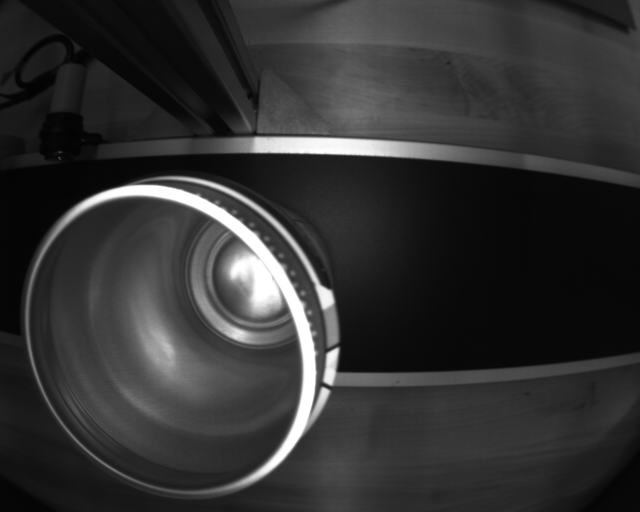
#> input picture captures/Good/Good/can_20261027_181736_627.png, 1280 x 1024 px (shown at 1/2 size); its folder holds only this picture in this run
$ python team_vision.py ../captures/Good/Good/can_20261027_181736_627.png   (older library calls are emulated)
#> lines starting #> are read from the running program, lines starting #| are printed output that depends on the picture; after the words box and inside, x2 and y2 are one past the last pixel; in counts of white or black regions, pixels touching at a corner belong together
#> further down, img is the input picture: shape (1024, 1280, 3); min 1, max 255, mean 50
"""
team_vision.py - the team's OpenCV can inspection (top view of an open, empty can).

Builds on edgeDetection.py / edgeFaultDetection.py (Hough circle for the rim,
circularity, diameter against a reference) and adds:

  * Only the CAN is inspected. The station crops the image to the inspection
    area you draw on the camera view, and inside it the can is chosen by how
    complete and strong its rim edge is - rails, bolts and the next can at the
    edge of the view are ignored.
  * Precise circles instead of one Hough circle: 720 rays from the centre find
    the OUTER flange edge, the flange INNER edge and the BOTTOM rim with
    sub-pixel accuracy, then circles / an ellipse are fitted robustly.
  * Rim checks: dents (local radius deviation), out-of-round (ellipse),
    missing / bent flange (edge gap), off-centre inner circles (crushed or
    tilted can), optional size check against a reference diameter.
  * Surface checks per ZONE - flange, side wall, bottom. The can is "unrolled"
    around its centre (polar image); a good can looks the same all the way
    round, so each spot is compared with the same radius at the angles around
    it. Gradual lighting changes are allowed; local spots stand out.

Choose it in the dashboard: Settings > Detection > Detection engine > Team.
Tune the numbers in SETTINGS below; the station reloads this file when it is saved.

THE CONTRACT (what the station needs)
-------------------------------------
    detect(image) -> result
    image   BGR numpy array (inside the inspection area, full camera resolution)
    result  [] for a good can, or a list of defects
              [{"label": "Rim dent", "box": (x, y, w, h), "confidence": 0.9}, ...]
            or a dict with extra drawing / numbers for the dashboard:
              {"defects": [...], "circles": [{"x", "y", "r", "label"}, ...],
               "measurements": {"Diameter": "512 px", ...}}
    Raise an exception = the can is rejected (fail-safe).

TEST ON A LAPTOP
    python team_vision.py folder_or_images...     writes *_result.png with circles and boxes
    python team_vision.py --demo                  runs on generated test cans and scores itself
"""
import math
import time

import cv2
import numpy as np

# =============================================================================
# SETTINGS - tune for your camera, lens and lighting
# =============================================================================
WORK_WIDTH = 640               # processing resolution (px); bigger = finer but slower. Thin scratches:
                               # draw the inspection area tight around the can (keeps more camera pixels)
CAN_SIZE = (0.2, 0.98)         # can diameter as a fraction of the area's shorter side (search range)
FLANGE_INNER = (0.86, 0.97)    # where the flange's inner edge is (fraction of the outer radius)
BOTTOM_EDGE = (0.55, 0.84)     # where the bottom rim is
ROUNDNESS_TOL = 1.5            # % of radius: a local bump/dip in the rim bigger than this = dent
OVAL_TOL = 2.5                 # %: (longest - shortest diameter) / diameter = out of round
CONCENTRIC_TOL = 4.0           # % of radius: inner circles this far off-centre = crushed / tilted can
EDGE_GAP = 0.35                # rim edge weaker than this fraction of normal = missing / bent flange
SURFACE_SENSITIVITY = 16       # %: how much darker/brighter a spot must be than the same ring around it
MIN_DEFECT_AREA = 0.00025      # fraction of the can's area; smaller spots are ignored
REFERENCE_DIAMETER_PX = None   # e.g. 1012 (full camera px): check the can size against it
DIAMETER_TOL = 3.0             # % size tolerance for REFERENCE_DIAMETER_PX
PIXELS_PER_MM = None           # e.g. 15.3: report sizes in mm too
NO_CAN = "reject"              # no can found in the inspection area: "reject" or "pass"

N_ANG = 720                    # rays around the can (0.5 degree steps; 360 is faster but misses small defects)


# =============================================================================
# helpers
# =============================================================================
def _polar(img, cx, cy, r0, r1, n_rad, n_ang=None):
    """Sample img along rays: rows = angles, cols = radius r0..r1. Also returns validity."""
    n_ang = n_ang or N_ANG
    ang = np.linspace(0, 2 * np.pi, n_ang, endpoint=False, dtype=np.float32)
    rad = np.linspace(r0, r1, n_rad, dtype=np.float32)
    mx = (cx + np.cos(ang)[:, None] * rad[None, :]).astype(np.float32)
    my = (cy + np.sin(ang)[:, None] * rad[None, :]).astype(np.float32)
    h, w = img.shape[:2]
    valid = (mx >= 0) & (mx <= w - 1) & (my >= 0) & (my <= h - 1)
    p = cv2.remap(img, mx, my, cv2.INTER_LINEAR, borderMode=cv2.BORDER_REPLICATE)
    return p, valid, ang, rad


def _fit_circle(x, y):
    """Algebraic (Kasa) least-squares circle: returns cx, cy, r."""
    A = np.column_stack([x, y, np.ones_like(x)])
    b = x ** 2 + y ** 2
    sol, *_ = np.linalg.lstsq(A, b, rcond=None)
    cx, cy = sol[0] / 2, sol[1] / 2
    return cx, cy, math.sqrt(max(sol[2] + cx ** 2 + cy ** 2, 1e-6))


def _robust_circle(x, y, iters=3):
    keep = np.ones(len(x), bool)
    cx = cy = r = 0.0
    for _ in range(iters):
        if keep.sum() < 10:
            break
        cx, cy, r = _fit_circle(x[keep], y[keep])
        res = np.hypot(x - cx, y - cy) - r
        mad = np.median(np.abs(res[keep] - np.median(res[keep]))) + 1e-6
        keep = np.abs(res) < max(3.0 * 1.4826 * mad, 0.75)
    return cx, cy, r, keep


def _runs(flags):
    """Contiguous True runs on a circular array -> list of (start, length)."""
    n = len(flags)
    if flags.all():
        return [(0, n)]
    if not flags.any():
        return []
    start = int(np.argmin(flags))             # begin at a False so runs don't wrap
    f = np.roll(flags, -start)
    out, i = [], 0
    while i < n:
        if f[i]:
            j = i
            while j < n and f[j]:
                j += 1
            out.append(((i + start) % n, j - i))
            i = j
        else:
            i += 1
    return out


def _edge_along_rays(grad_polar, rad, expected, spread):
    """Strongest radial edge per ray, weighted toward the expected radius; sub-pixel."""
    w = np.exp(-((rad - expected) / spread) ** 2)[None, :]
    score = grad_polar * w
    k = np.argmax(score, axis=1)
    k = np.clip(k, 1, len(rad) - 2)
    rows = np.arange(len(k))
    y0, y1, y2 = score[rows, k - 1], score[rows, k], score[rows, k + 1]
    den = y0 - 2 * y1 + y2
    with np.errstate(divide="ignore", invalid="ignore"):
        off = np.where(np.abs(den) > 1e-6, 0.5 * (y0 - y2) / den, 0)
    step = rad[1] - rad[0]
    return rad[k] + np.clip(off, -1, 1) * step, grad_polar[rows, k]


def _find_can(gb, mag):
    """Coarse can circle: Hough candidates scored by a complete, strong rim; prefer the outermost
    of concentric circles (the bottom rim is a circle too)."""
    f = min(1.0, 360 / gb.shape[1])                     # rough circle only: work small (fast)
    if f < 1:
        gb = cv2.resize(gb, None, fx=f, fy=f, interpolation=cv2.INTER_AREA)
        mag = cv2.resize(mag, None, fx=f, fy=f, interpolation=cv2.INTER_AREA)
    h, w = gb.shape
    m = min(h, w)
    cands = cv2.HoughCircles(gb, cv2.HOUGH_GRADIENT, dp=1.5, minDist=m * 0.05, param1=100, param2=28,
                             minRadius=int(m * CAN_SIZE[0] / 2), maxRadius=int(m * CAN_SIZE[1] / 2))
    if cands is None:
        return None
    ang = np.linspace(0, 2 * np.pi, 180, endpoint=False)
    scored = []
    for x, y, r in cands[0][:25]:
        px, py = x + r * np.cos(ang), y + r * np.sin(ang)
        inside = (px >= 0) & (px < w - 1) & (py >= 0) & (py < h - 1)
        if inside.mean() < 0.97:                       # cut off by the area edge: not the can
            continue
        g = mag[py[inside].astype(int), px[inside].astype(int)]
        complete = (g > 0.3 * np.median(g)).mean()
        scored.append((float(np.median(g) * complete), float(x), float(y), float(r)))
    if not scored:
        return None
    scored.sort(reverse=True)
    return [(x / f, y / f, r / f) for _, x, y, r in scored[:6]]


def _outer_edge(gb32, cx, cy, r0):

    # ---- 1. outer flange edge ------------------------------------------------------------
    # Hough gives one circle per centre, often the bottom rim. Unroll the gradient around that
    # centre and take the OUTERMOST ring whose edge goes all the way round (rails and bolts don't).
    h, w = gb32.shape
    reach = min(1.7 * r0, max(cx, w - cx, cy, h - cy))
    ipol0, v0, ang, rad0 = _polar(gb32, cx, cy, 0.4 * r0, reach, int(reach - 0.4 * r0))
    d0 = np.diff(cv2.GaussianBlur(ipol0, (3, 1), 0), axis=1)
    full = v0[:, 1:].mean(axis=0) > 0.97                       # radii fully inside the area
    prof = np.where(full, np.abs(np.median(np.where(v0[:, 1:], d0, np.nan), axis=0)), 0)
    prof = np.nan_to_num(prof)
    peaks = [k for k in range(2, len(prof) - 2) if prof[k] == prof[k - 2:k + 3].max() and prof[k] > 0]
    if peaks:
        top = max(prof[k] for k in peaks)
        ring_r = [rad0[k] for k in peaks if prof[k] > 0.25 * top]
        r0 = max(ring_r)                                       # outermost complete ring = can outline
    k0 = int(np.argmin(np.abs(rad0[:-1] - r0)))
    polarity = np.sign(np.median(d0[:, max(0, k0 - 2):k0 + 3]))  # bright flange -> background (usually -)
    if polarity == 0:
        polarity = -1.0

    ra0, ra1 = 0.88 * r0, 1.10 * r0
    ipol1, valid, ang, rad = _polar(gb32, cx, cy, ra0, ra1, int(ra1 - ra0) * 2)
    deriv = np.gradient(cv2.GaussianBlur(ipol1, (3, 1), 0), axis=1) * polarity
    r_out, strength = _edge_along_rays(np.clip(deriv, 0, None), rad, r0, 0.05 * r0)
    inside = valid.all(axis=1)
    norm = np.median(strength[inside]) + 1e-6
    good = inside & (strength > EDGE_GAP * norm)
    return r_out, strength, inside, good, ang


def _refine(gb32, cx, cy, r0):
    """From a rough circle to the measured outer rim (re-centring up to 4 times).
    quality ~1 = a complete, clean circular edge; low = probably not the can's rim."""
    for _ in range(4):
        r_out, strength, inside, good, ang = _outer_edge(gb32, cx, cy, r0)
        if good.sum() < N_ANG * 0.4:
            return None
        ex, ey = cx + r_out * np.cos(ang), cy + r_out * np.sin(ang)
        ncx, ncy, nr, _ = _robust_circle(ex[good], ey[good])
        if math.hypot(ncx - cx, ncy - cy) < 0.01 * nr:
            break
        cx, cy, r0 = ncx, ncy, nr
    else:
        r_out, strength, inside, good, ang = _outer_edge(gb32, cx, cy, r0)
    ex, ey = cx + r_out * np.cos(ang), cy + r_out * np.sin(ang)
    if good.sum() < N_ANG * 0.4:
        return None
    fx, fy, fr, keep = _robust_circle(ex[good], ey[good])
    # share of the rim lying on a smooth outline - an ellipse, so an oval can still counts as found
    pts = np.column_stack([ex[good][keep], ey[good][keep]]).astype(np.float32) if keep.sum() >= 5 else \
        np.column_stack([ex[good], ey[good]]).astype(np.float32)
    (ecx, ecy), (ea, eb), eang = cv2.fitEllipse(pts)
    tt = np.arctan2(ey[good] - ecy, ex[good] - ecx) - math.radians(eang)
    r_e = 1 / np.sqrt((np.cos(tt) / (ea / 2)) ** 2 + (np.sin(tt) / (eb / 2)) ** 2)
    res = np.abs(np.hypot(ex[good] - ecx, ey[good] - ecy) - r_e)
    clean = float(np.mean(res < 0.006 * fr))
    q = good.mean() * clean
    return {"cx": cx, "cy": cy, "r_out": r_out, "strength": strength, "inside": inside, "good": good,
            "ang": ang, "quality": q}


# =============================================================================
# detect
# =============================================================================
def detect(image):
    t0 = time.perf_counter()
    gray = cv2.cvtColor(image, cv2.COLOR_BGR2GRAY) if image.ndim == 3 else image
    H, W = gray.shape
    s = WORK_WIDTH / W if W > WORK_WIDTH else 1.0
    g = cv2.resize(gray, (round(W * s), round(H * s)), interpolation=cv2.INTER_AREA) if s != 1 else gray
    gb = cv2.GaussianBlur(g, (5, 5), 0)
    gx = cv2.Sobel(gb, cv2.CV_32F, 1, 0, ksize=3)
    gy = cv2.Sobel(gb, cv2.CV_32F, 0, 1, ksize=3)
    mag = cv2.magnitude(gx, gy)
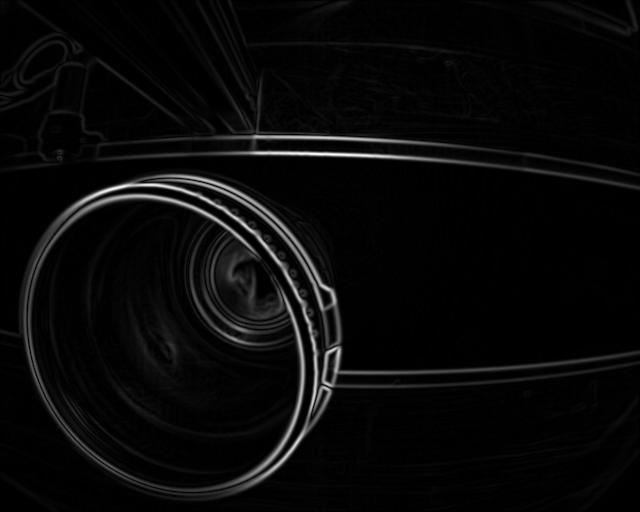
#> mag: shape (512, 640) float32; min 0, max 512.3, mean 18.8; drawn with min black and max white

    def box(px, py, pad=6):                            # work-image points -> full-res (x, y, w, h)
        x0, x1 = max(0, np.min(px) - pad), min(g.shape[1] - 1, np.max(px) + pad)
        y0, y1 = max(0, np.min(py) - pad), min(g.shape[0] - 1, np.max(py) + pad)
        return (int(x0 / s), int(y0 / s), int((x1 - x0) / s) + 1, int((y1 - y0) / s) + 1)

    cands = _find_can(gb, mag)
#> in _find_can, `cands = cv2.HoughCircles(gb, cv2.HOUGH_GRADIENT, dp=1.5, minDist=m * 0..`: cands = 105 rows, first 8: [110.2, 180.8, 96.55], [96.75, 189.8, 87.25], [108.8, 207.8, 70.9], [84.75, 176.2, 71.8], [78.75, 203.2, 106.8], [125.2, 177.8, 108.6], [63.75, 213.8, 106.8], [45.75, 225.8, 135.1]
#> the loop in _find_can, `for x, y, r in cands[0][:25]:` made 25 passes
#> (x, y, r, complete) on passes 1, 2, 3, 4, 6, 10, 11, 12: (110.2, 180.8, 96.55, 0.528), (96.75, 189.8, 87.25, 0.744), (108.8, 207.8, 70.9, 0.689), (84.75, 176.2, 71.8, 0.661), (125.2, 177.8, 108.6, 0.839), (119.2, 194.2, 70.75, 0.878), (75.75, 161.2, 57.55, 0.744), (98.25, 165.8, 67.45, 0.922)
#> after the loop in _find_can, `for x, y, r in cands[0][:25]:`: scored = 15 items, first 6: (23.24, 110.2, 180.8, 96.55), (60.5, 96.75, 189.8, 87.25), (38.31, 108.8, 207.8, 70.9), (39.37, 84.75, 176.2, 71.8), (6.98, 125.2, 177.8, 108.6), (10.72, 119.2, 194.2, 70.75)
#> cands = [(254.7, 276, 52.18), (172, 337.3, 155.1), (150.7, 313.3, 127.6), (193.3, 369.3, 126), (134.7, 286.7, 102.3), (196, 321.3, 171.6)]
    if not cands:
        if NO_CAN == "pass":
            return []
        return {"defects": [{"label": "No can in area", "box": (0, 0, W, H), "confidence": 0.9}],
                "measurements": {"Can": "not found"}}
    gb32 = gb.astype(np.float32)
    best, tried = None, []
    for cand in cands:                                 # usually the first one; others only if it's poor
        if any(math.hypot(cand[0] - t[0], cand[1] - t[1]) < 0.06 * t[2] and abs(cand[2] - t[2]) < 0.1 * t[2]
               for t in tried):
            continue                                   # would end on the same circle again
        fit = _refine(gb32, *cand)
        tried.append(cand)
        if fit is None:
            continue
        if best is None or fit["quality"] > best["quality"]:
            best = fit
        if fit["quality"] > 0.7:
            break
#> this loop made 6 passes
#> cand on passes 1 to 3: (254.7, 276, 52.18), (172, 337.3, 155.1), (150.7, 313.3, 127.6)
#> pass 1, in _polar, `my = (cy + np.sin(ang)[:, None] * rad[None, :]).astype(np.float32)`:
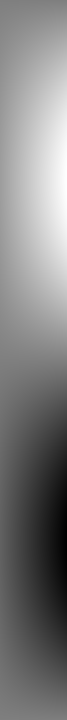
#> my: shape (720, 67) float32; min 187.3, max 364.7, mean 276; drawn with min black and max white
#> pass 1, in _polar, `p = cv2.remap(img, mx, my, cv2.INTER_LINEAR, borderMode=cv2.BORDER_REP..`:
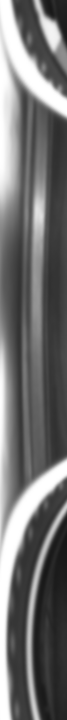
#> p: shape (720, 67) float32; min 22, max 255, mean 113.3
#> after the loop, tried has the same summary as cands
    if best is None:
        raise RuntimeError("can rim not clear enough to measure - check focus / lighting / inspection area")
    cx, cy, r_out, strength, inside, good, ang = (best[k] for k in ("cx", "cy", "r_out", "strength", "inside", "good", "ang"))
#> cx = 201; cy = 314.2; r_out = 720 values, max 195.7 at index 592, min 158.5 at index 88, mean 177.8; strength = 720 values, max 23.12 at index 125, min 0.0841 at index 89, mean 6.86; ang = 720 values from 0 to 6.27
    ex, ey = cx + r_out * np.cos(ang), cy + r_out * np.sin(ang)
#> ex = 720 values, max 383.6 at index 6, min 24.3 at index 359, mean 201.3; ey = 720 values, max 494 at index 186, min 136.6 at index 573, mean 313.3
    if good.sum() < N_ANG * 0.4:
        raise RuntimeError("can rim not clear enough to measure - check focus / lighting / inspection area")
    ocx, ocy, R, inl = _robust_circle(ex[good], ey[good])

    # ellipse for out-of-round; rim dents measured against the ellipse (so ovality isn't counted twice)
    pts = np.column_stack([ex[good][inl], ey[good][inl]]).astype(np.float32)
    (ecx, ecy), (ea, eb), eang = cv2.fitEllipse(pts)
    oval = abs(ea - eb) / ((ea + eb) / 2) * 100
    phi = math.radians(eang)
    t = np.arctan2(ey - ecy, ex - ecx)
    tt = t - phi
    r_ell = 1 / np.sqrt((np.cos(tt) / (ea / 2)) ** 2 + (np.sin(tt) / (eb / 2)) ** 2)
    res = np.hypot(ex - ecx, ey - ecy) - r_ell
    res_s = cv2.medianBlur(np.tile(res.astype(np.float32), 3)[None, :], 5)[0, N_ANG:2 * N_ANG]   # smooth over 5 rays
    defects = []
    tol_px = ROUNDNESS_TOL / 100 * R
    for start, n in _runs(good & (np.abs(res_s) > tol_px)):
        if n < 3:
            continue
        idx = (start + np.arange(n)) % N_ANG
        depth = float(np.max(np.abs(res_s[idx])))
        defects.append({"label": "Rim dent", "box": box(ex[idx], ey[idx], pad=10),
                        "confidence": float(min(0.99, 0.6 + depth / tol_px / 10)), "_z": 0})
#> this loop made 8 passes
#> (start, n) on passes 1 to 8: (45, 3), (50, 4), (92, 2), (95, 46), (428, 32), (481, 28), (533, 18), (572, 21)
    for start, n in _runs(inside & ~good):
        if n < 4:
            continue
        idx = (start + np.arange(n)) % N_ANG
        rr = R * 0.965
        defects.append({"label": "Flange damage",
                        "box": box(ocx + rr * np.cos(ang[idx]), ocy + rr * np.sin(ang[idx]), pad=14),
                        "confidence": 0.9, "_z": 0})
#> this loop made 5 passes
#> (start, n) on passes 1 to 5: (54, 34), (89, 3), (94, 1), (460, 21), (593, 172)
    if oval > OVAL_TOL:
        defects.append({"label": "Out of round", "box": box(ex[good], ey[good], pad=4),
                        "confidence": float(min(0.99, 0.6 + oval / OVAL_TOL / 10)), "_z": 0})

    # ---- 2. inner circles from the unrolled can -----------------------------------------
    n_rad = int(R)
    ipol, ivalid, ang, irad = _polar(gb.astype(np.float32), ocx, ocy, 0, R * 1.0, n_rad)
    prof = np.median(ipol[ivalid.all(axis=1)] if ivalid.all(axis=1).any() else ipol, axis=0)
    dprof = np.abs(np.gradient(cv2.GaussianBlur(prof[None, :], (5, 1), 0)[0]))

    def ring(lo, hi):
#> called with lo = 0.86, hi = 0.97
        a, b = int(lo * n_rad), int(hi * n_rad)
        k = a + int(np.argmax(dprof[a:b]))
        dpol = np.abs(np.diff(cv2.GaussianBlur(ipol, (3, 1), 0), axis=1))
        rr, st = _edge_along_rays(np.pad(dpol, ((0, 0), (0, 1))), irad, irad[k], 0.02 * R)
        ok = st > 0.3 * np.median(st)
        x, y = ocx + rr * np.cos(ang), ocy + rr * np.sin(ang)
        fx, fy, fr, _ = _robust_circle(x[ok], y[ok]) if ok.sum() > 50 else (ocx, ocy, irad[k], None)
        return rr, fx, fy, fr

    r_fl, fx, fy, fr = ring(*FLANGE_INNER)
    r_bt, bx, by, br = ring(*BOTTOM_EDGE)
    off = max(math.hypot(fx - ocx, fy - ocy), math.hypot(bx - ocx, by - ocy)) / R * 100
    if off > CONCENTRIC_TOL:
        defects.append({"label": "Crushed / off-centre", "box": box(ex[good], ey[good], pad=4),
                        "confidence": float(min(0.99, 0.6 + off / CONCENTRIC_TOL / 10)), "_z": 0})

    # ---- 3. surface: flange, side wall, bottom ------------------------------------------
    # expected = rolling median of the same radius over the nearby angles (a good can is the
    # same all the way round; slow lighting changes pass, local spots stand out)
    # medians over a 45-degree window every 8 degrees, then interpolated round the can (fast)
    small = cv2.resize(ipol, (max(8, n_rad // 2), 360), interpolation=cv2.INTER_AREA)
    win, step = 45, 8
    padded = np.concatenate([small[-win:], small, small[:win]], axis=0)
    centres = np.arange(0, 360, step)
    med = np.stack([np.median(padded[c + win - win // 2:c + win + win // 2 + 1], axis=0) for c in centres])
    med = np.concatenate([med, med[:1]], axis=0)                       # close the circle
#> med: shape (46, 89) float32
    a = np.arange(N_ANG) * 360.0 / N_ANG / step
    i0 = np.floor(a).astype(int)
    fr = (a - i0)[:, None]
    expected = cv2.resize(((1 - fr) * med[i0] + fr * med[i0 + 1]).astype(np.float32), (n_rad, N_ANG),
                          interpolation=cv2.INTER_LINEAR)
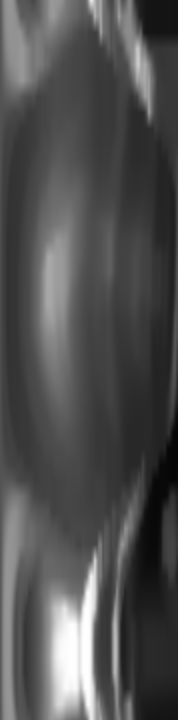
#> expected: shape (720, 178) float32; min 6.02, max 255, mean 80.5
    diff = ipol - expected
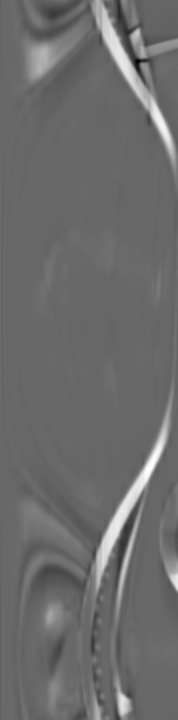
#> diff: shape (720, 178) float32; min -149.8, max 216.9, mean 5.7; drawn with min black and max white
    rr = irad[None, :]
    band = max(2.0, 0.015 * R)
    r_o = np.hypot(ex - ocx, ey - ocy)                 # outer edge seen from the fitted centre
    near_edge = ((np.abs(rr - r_fl[:, None]) < band) | (np.abs(rr - r_bt[:, None]) < band) |
                 (rr > r_o[:, None] - band * 1.5))
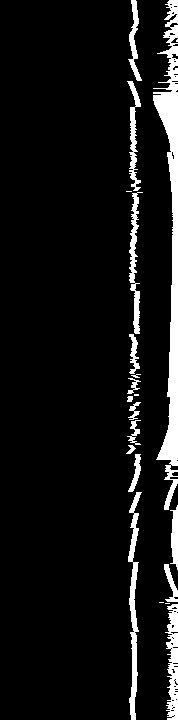
#> near_edge: shape (720, 178) bool; 7.8% white; 21 white regions (5 under 20 px), largest, box (x1, y1, x2, y2) and area: (153, 0, 178, 510) 4670, (128, 492, 142, 720) 1205, (165, 604, 178, 720) 969
    zone = np.where(rr > r_fl[:, None], 0, np.where(rr > r_bt[:, None], 1, 2))     # 0 flange, 1 wall, 2 bottom
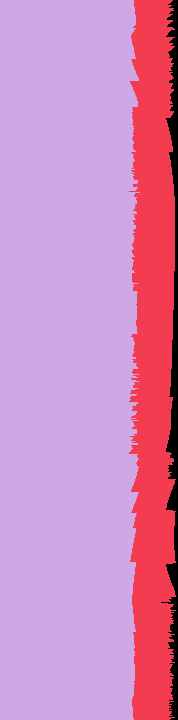
#> zone: shape (720, 178) int64; 3 distinct labels, from 0 to 2; one colour per label, 0 black
    # relative to the local brightness, so exposure / gain changes don't change the sensitivity;
    # smoothed first, so sensor noise doesn't make speckles
    rel = cv2.GaussianBlur(diff, (5, 5), 0) / np.maximum(expected, 20.0)
    noise = 1.4826 * np.median(np.abs(rel[~near_edge])) + 1e-6
    thr = max(SURFACE_SENSITIVITY / 100, 4.5 * noise)
    diff = rel
    mask = ((np.abs(rel) > thr) & ~near_edge & ivalid).astype(np.uint8) * 255
#> mask: shape (720, 178); 15.9% white; 82 white regions (42 under 20 px), largest, box (x1, y1, x2, y2) and area: (44, 397, 170, 669) 5046, (92, 0, 171, 156) 2848, (134, 0, 178, 82) 1714
#> (the rest of the program and of its run is left out)
